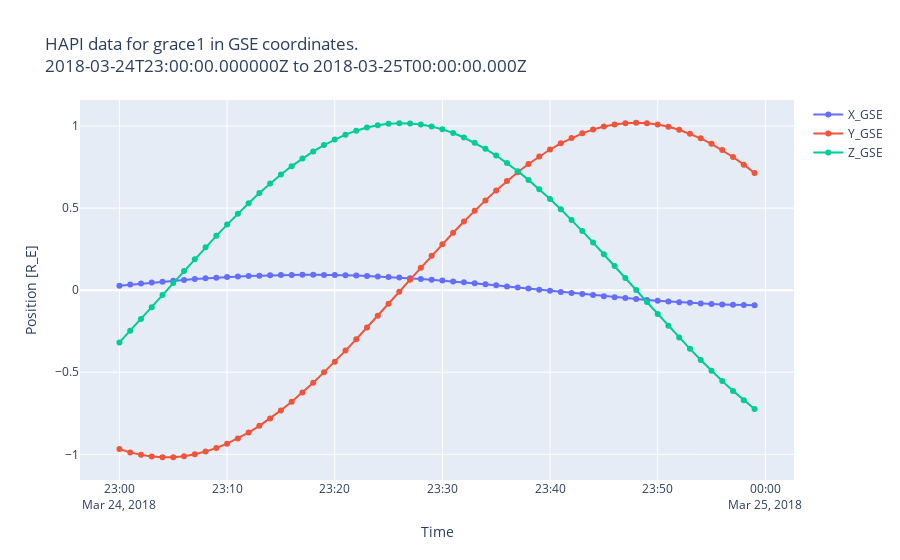

Notebook cell for this chart:
### Markdown cell above
# Plotting

### Code cell
fig=hapi.get_plot('GSE', type="time", alt="R_E")
iplot(fig)
